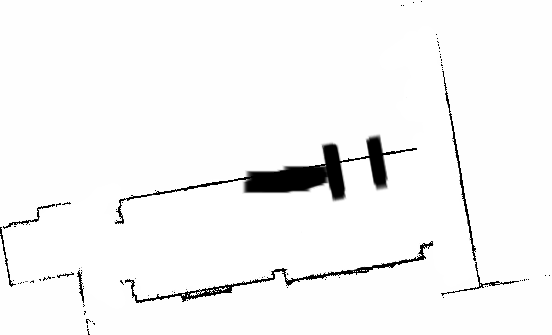
#> input picture maps/mymap_B14.pgm, 552 x 335 px, given in place of mymap_B14.png, which was not available
$ python convert.py
#> lines starting #> are read from the running program, lines starting #| are printed output that depends on the picture; after the words box and inside, x2 and y2 are one past the last pixel; in counts of white or black regions, pixels touching at a corner belong together
from cv2 import imread, imwrite, threshold, THRESH_BINARY

image_path = './'
image_name = 'mymap_B14'
image_modify_name = 'mymap_B14_modify'
image =  imread(image_path+image_name+'.png')
#> image is the input picture: shape (335, 552, 3); min 0, max 255, mean 245.9
thresh = 128
image_binary =  threshold(image, thresh, 255,  THRESH_BINARY)[1]
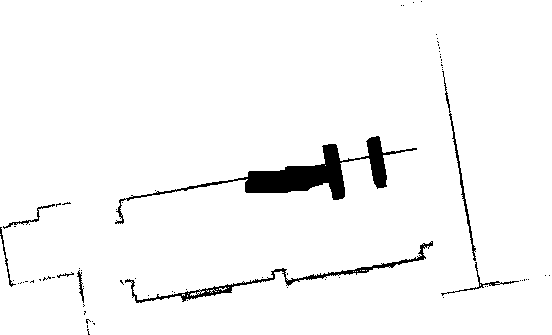
#> image_binary: shape (335, 552, 3); 96.7% white; 73 black regions (65 under 20 px), largest, box (x1, y1, x2, y2) and area: (115, 136, 417, 224) 3828, (125, 241, 433, 303) 1260, (442, 71, 476, 261) 403
imwrite(image_path+ image_modify_name+ '0.png' ,image_binary)

$ run again, with maps/Nantou_map.pgm copied over maps/mymap_B14.pgm
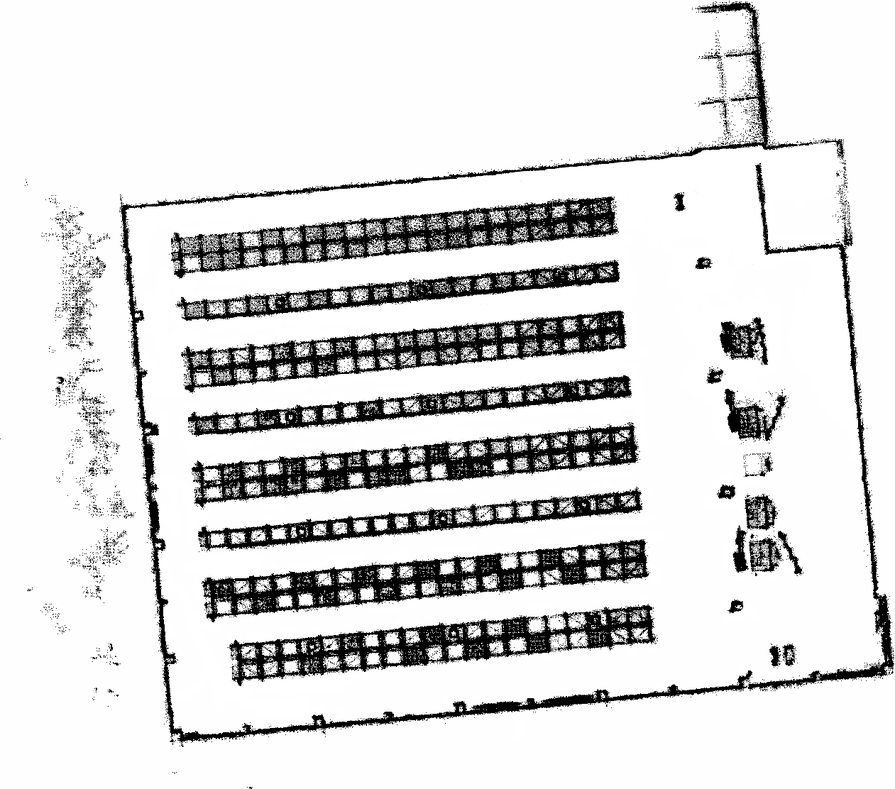
#> input picture maps/Nantou_map.pgm, 895 x 789 px, shrunk from 1261 x 1112 before the run, given in place of mymap_B14.png, which was not available
#> image is the input picture: shape (789, 895, 3); min 0, max 255, mean 218.7
#> `image_binary =  threshold(image, thresh, 255,  THRESH_BINARY)[1]`:
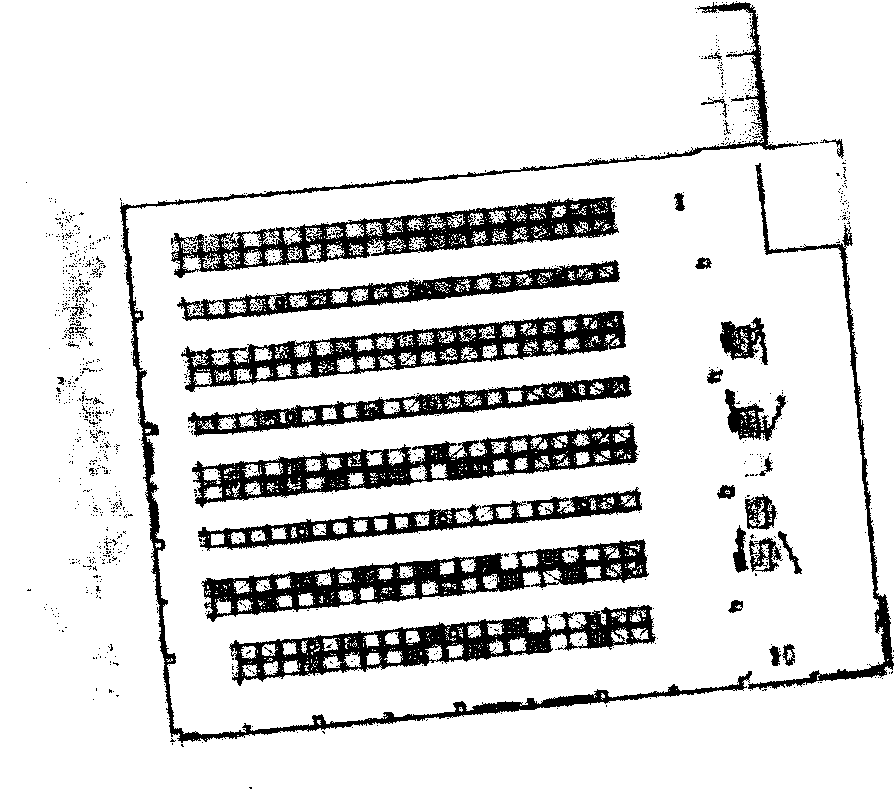
#> image_binary: shape (789, 895, 3); 86.1% white; 1471 black regions (1428 under 20 px), largest, box (x1, y1, x2, y2) and area: (201, 539, 649, 622) 11457, (192, 422, 639, 508) 11444, (171, 197, 619, 278) 11029
